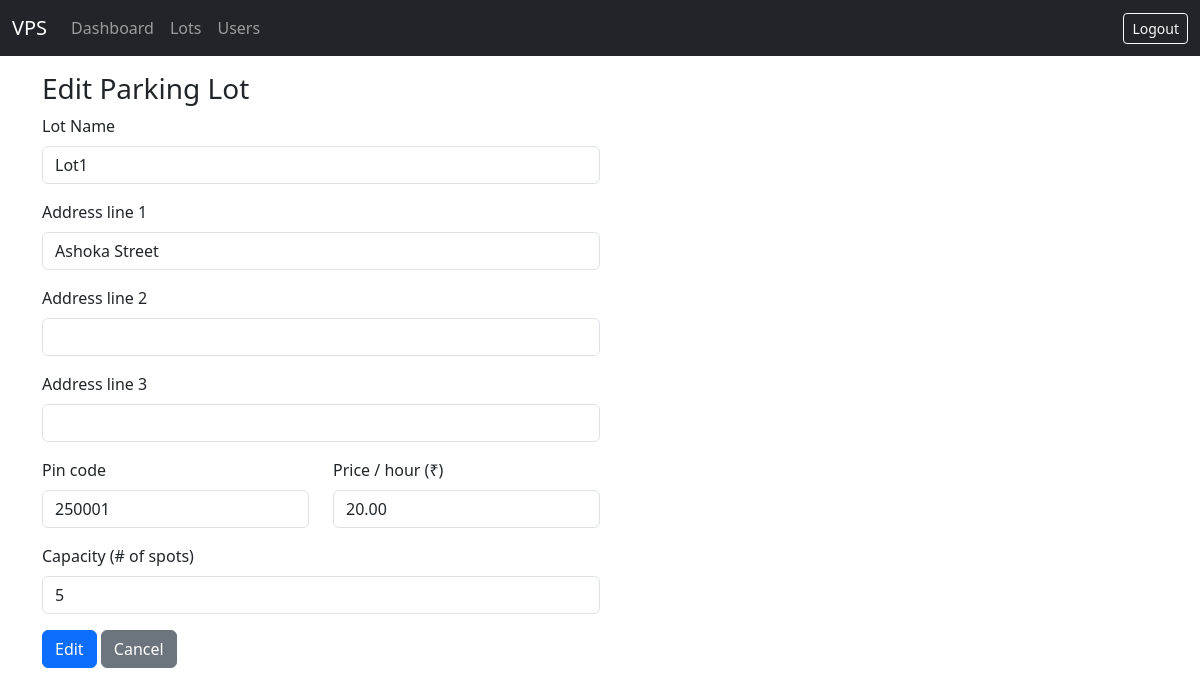
The page /admin/lots/1/edit (signed in) on the database as committed earlier.
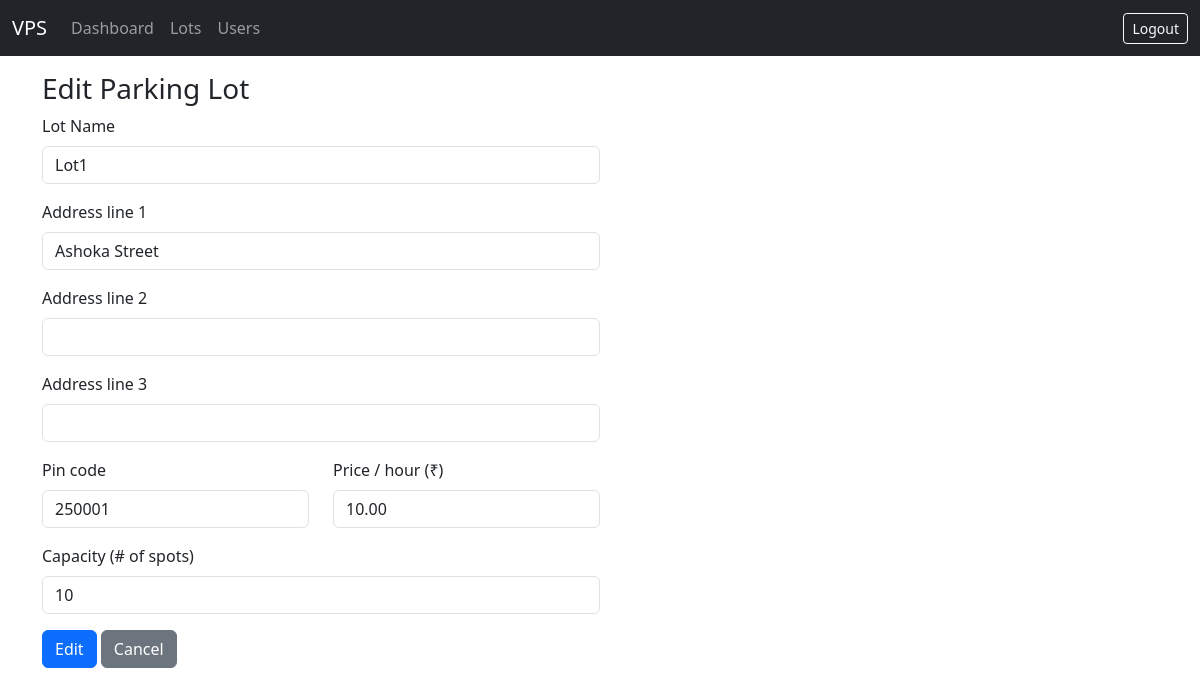
The same page on the database as committed later.
### models/models.py (models this page shows, shortened)
class ParkingLot(Base):
    __tablename__ = "parking_lots"
    id = Column(Integer, primary_key=True)
    name = Column(String, nullable=False)
    address_line_1 = Column(String, nullable=False)
    address_line_2 = Column(String)
    address_line_3 = Column(String)
    pin_code = Column(String(10), nullable=False)
    price_per_hour = Column(Numeric(10, 2), nullable=False)
    number_of_spots = Column(Integer, nullable=False)
    spots = relationship(
        "ParkingSpot", back_populates="parking_lot", cascade="all, delete-orphan"
    )

### app.py (the view, shortened to what this page needs)
@app.route("/admin/lots/<int:lot_id>/edit", methods=["GET", "POST"])
@login_required
@role_required("admin")
def edit_lot(lot_id):
    with SessionLocal() as db:
        lot = db.get(ParkingLot, lot_id)
        if not lot:
            flash("Lot not found.")
            return redirect(url_for("list_lots"))
        return render_template("admin/lot_form.html", lot=lot, action="Edit")

### app.py (called while the page is built)
def login_required(view):
    @wraps(view)
    def wrapped(*a, **kw):
        if "user_id" not in session:
            flash("Please log in first.")
            return redirect(url_for("login"))
        return view(*a, **kw)
    return wrapped

def role_required(role):
    def deco(view):
        @wraps(view)
        def wrapped(*a, **kw):
            if session.get("role") != role:
                flash("Access denied.")
                return redirect(url_for("login"))
            return view(*a, **kw)
        return wrapped
    return deco

### templates/admin/lot_form.html (shortened to what this page needs)
{% extends 'base.html' %}
{% block content %}
<h3>{{ action }} Parking Lot</h3>
<form method="post" class="w-50">
  <div class="mb-3">
    <label class="form-label">Lot Name</label>
    <input name="name" class="form-control"
           value="{{ lot.name if lot else '' }}" required>
  </div>
  <div class="mb-3">
    <label class="form-label">Address line 1</label>
    <input name="addr1" class="form-control"
           value="{{ lot.address_line_1 if lot else '' }}" required>
  </div>
  <div class="mb-3">
    <label class="form-label">Address line 2</label>
    <input name="addr2" class="form-control"
           value="{{ lot.address_line_2 if lot else '' }}">
  </div>
  <div class="mb-3">
    <label class="form-label">Address line 3</label>
    <input name="addr3" class="form-control"
           value="{{ lot.address_line_3 if lot else '' }}">
  </div>
  <div class="row">
    <div class="col-md-6 mb-3">
      <label class="form-label">Pin code</label>
      <input name="pin" class="form-control"
             value="{{ lot.pin_code if lot else '' }}" required>
    </div>
    <div class="col-md-6 mb-3">
      <label class="form-label">Price / hour (₹)</label>
      <input name="price" type="number" step="0.01" min="0"
             class="form-control"
             value="{{ lot.price_per_hour if lot else '' }}" required>
    </div>
  </div>
  <div class="mb-3">
    <label class="form-label">Capacity (# of spots)</label>
    <input name="capacity" type="number" min="1" class="form-control"
           value="{{ lot.number_of_spots if lot else '' }}" required>
  </div>
  <button class="btn btn-primary">{{ action }}</button>
  <a class="btn btn-secondary" href="{{ url_for('list_lots') }}">Cancel</a>
</form>
{% endblock %}

Rows that differ between the two databases and show on the page:
changed ParkingLot "Lot1": price "20.00" → "10.00"; capacity "5" → "10"
